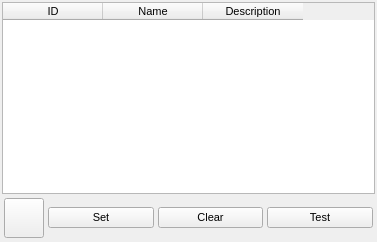
<?xml version="1.0" encoding="UTF-8"?>
<ui version="4.0">
 <class>ForcefieldsTestPopup</class>
 <widget class="QWidget" name="ForcefieldsTestPopup">
  <property name="geometry">
   <rect>
    <x>0</x>
    <y>0</y>
    <width>377</width>
    <height>242</height>
   </rect>
  </property>
  <property name="sizePolicy">
   <sizepolicy hsizetype="Minimum" vsizetype="Minimum">
    <horstretch>0</horstretch>
    <verstretch>0</verstretch>
   </sizepolicy>
  </property>
  <property name="font">
   <font>
    <pointsize>8</pointsize>
   </font>
  </property>
  <property name="windowTitle">
   <string>Forcefields Assign Popup</string>
  </property>
  <layout class="QVBoxLayout" name="verticalLayout">
   <property name="spacing">
    <number>2</number>
   </property>
   <property name="margin">
    <number>2</number>
   </property>
   <item>
    <widget class="QTableWidget" name="FFTypeTable">
     <property name="editTriggers">
      <set>QAbstractItemView::AnyKeyPressed|QAbstractItemView::DoubleClicked|QAbstractItemView::EditKeyPressed</set>
     </property>
     <property name="alternatingRowColors">
      <bool>true</bool>
     </property>
     <property name="selectionMode">
      <enum>QAbstractItemView::SingleSelection</enum>
     </property>
     <property name="selectionBehavior">
      <enum>QAbstractItemView::SelectRows</enum>
     </property>
     <property name="gridStyle">
      <enum>Qt::NoPen</enum>
     </property>
     <column>
      <property name="text">
       <string>ID</string>
      </property>
     </column>
     <column>
      <property name="text">
       <string>Name</string>
      </property>
     </column>
     <column>
      <property name="text">
       <string>Description</string>
      </property>
     </column>
    </widget>
   </item>
   <item>
    <layout class="QHBoxLayout" name="_10">
     <property name="spacing">
      <number>4</number>
     </property>
     <property name="margin">
      <number>2</number>
     </property>
     <item>
      <widget class="TMenuButton" name="ElementButton">
       <property name="sizePolicy">
        <sizepolicy hsizetype="Preferred" vsizetype="Fixed">
         <horstretch>0</horstretch>
         <verstretch>0</verstretch>
        </sizepolicy>
       </property>
       <property name="minimumSize">
        <size>
         <width>40</width>
         <height>40</height>
        </size>
       </property>
       <property name="maximumSize">
        <size>
         <width>128</width>
         <height>40</height>
        </size>
       </property>
       <property name="text">
        <string/>
       </property>
       <property name="iconSize">
        <size>
         <width>30</width>
         <height>30</height>
        </size>
       </property>
       <property name="checkable">
        <bool>false</bool>
       </property>
       <property name="checked">
        <bool>false</bool>
       </property>
       <property name="autoExclusive">
        <bool>false</bool>
       </property>
       <property name="toolButtonStyle">
        <enum>Qt::ToolButtonTextUnderIcon</enum>
       </property>
       <property name="autoRaise">
        <bool>false</bool>
       </property>
      </widget>
     </item>
     <item>
      <widget class="QPushButton" name="SetButton">
       <property name="sizePolicy">
        <sizepolicy hsizetype="Expanding" vsizetype="Fixed">
         <horstretch>0</horstretch>
         <verstretch>0</verstretch>
        </sizepolicy>
       </property>
       <property name="toolTip">
        <string>Set selected atoms to this type</string>
       </property>
       <property name="text">
        <string>Set</string>
       </property>
       <property name="autoDefault">
        <bool>false</bool>
       </property>
      </widget>
     </item>
     <item>
      <widget class="QPushButton" name="ClearButton">
       <property name="sizePolicy">
        <sizepolicy hsizetype="Expanding" vsizetype="Fixed">
         <horstretch>0</horstretch>
         <verstretch>0</verstretch>
        </sizepolicy>
       </property>
       <property name="toolTip">
        <string>Clear atom types in selection</string>
       </property>
       <property name="text">
        <string>Clear</string>
       </property>
       <property name="autoDefault">
        <bool>false</bool>
       </property>
      </widget>
     </item>
     <item>
      <widget class="QPushButton" name="TestButton">
       <property name="sizePolicy">
        <sizepolicy hsizetype="Expanding" vsizetype="Fixed">
         <horstretch>0</horstretch>
         <verstretch>0</verstretch>
        </sizepolicy>
       </property>
       <property name="toolTip">
        <string>Test selected atom type on selection</string>
       </property>
       <property name="text">
        <string>Test</string>
       </property>
       <property name="autoDefault">
        <bool>false</bool>
       </property>
      </widget>
     </item>
    </layout>
   </item>
  </layout>
 </widget>
 <customwidgets>
  <customwidget>
   <class>TMenuButton</class>
   <extends>QToolButton</extends>
   <header>tmenubutton.hui</header>
  </customwidget>
 </customwidgets>
 <resources>
  <include location="icons.qrc"/>
 </resources>
 <connections/>
</ui>
